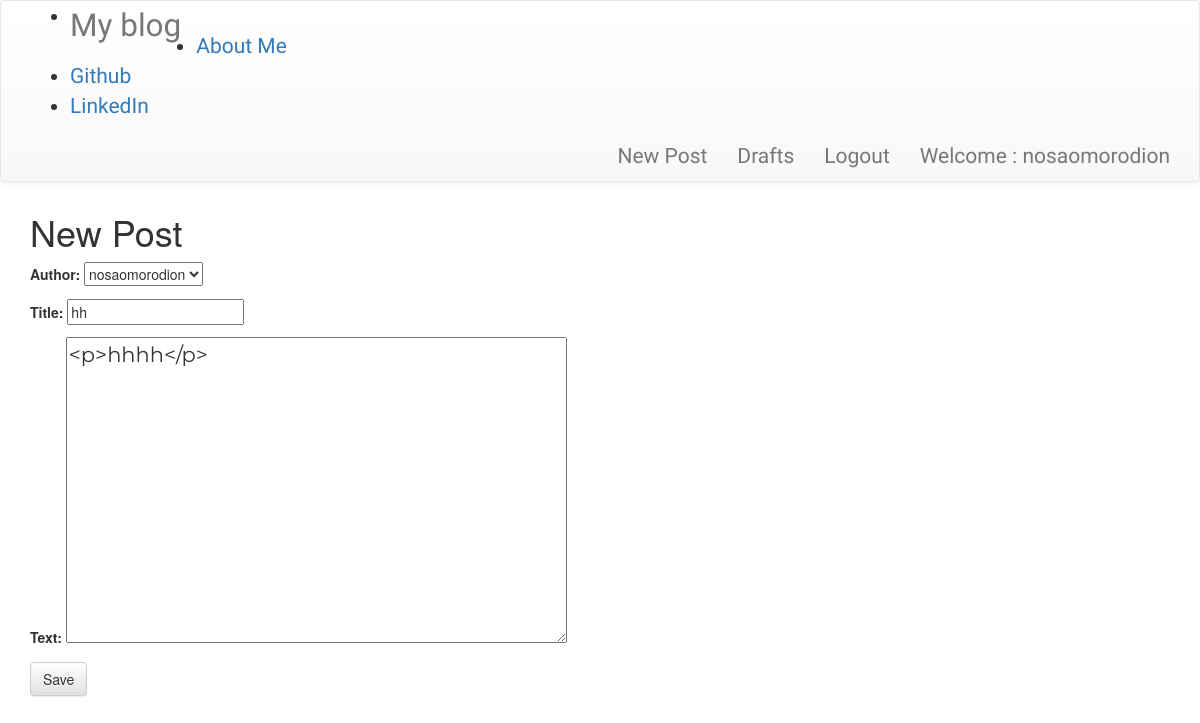
Screenshot of /post/9/edit/ (signed in) with the database file from the repository.
### blog/models.py (models this page shows, shortened)
class Post(models.Model):
    author = models.ForeignKey('auth.User',on_delete=models.CASCADE)
    title = models.CharField(max_length=250)
    text = models.TextField()
    create_date = models.DateTimeField(default=timezone.now)
    published_date = models.DateTimeField(blank=True, null=True)

### blog/views.py (the view)
# urls.py: path('post/<int:pk>/edit/', views.PostUpdateView.as_view(), name='post_edit'),
class PostUpdateView(LoginRequiredMixin, UpdateView):
    login_url = '/login/'
    redirect_field_name = 'blog/post_detail.html'
    form_class = PostForm
    model = Post

### blog/forms.py
class PostForm(forms.ModelForm):
    class Meta():
        model = Post
        fields = ('author','title','text')
        widgets = {
            'title': forms.TextInput(attrs={'class':'textinputclass'}),
            'text':forms.Textarea(attrs={'class':'editable medium-editor-textarea postcontent'}),
        }

### blog/templates/blog/post_form.html (shortened to what this page needs)
{% extends "blog/base.html" %}
{% block content %}
    <h1>New Post</h1>
    <form class="post-form" method="POST">
        {{form.as_p}}
        <button type="submit" class='save btn btn-default' name="button">Save</button>
    </form>
{% endblock %}

### blog/templates/blog/base.html (shortened to what this page needs)
<!DOCTYPE html>
{% load staticfiles %}
<html lang="en">
    <head>
        <link rel="stylesheet" href="https://maxcdn.bootstrapcdn.com/bootstrap/3.3.7/css/bootstrap.min.css">
        <link rel="stylesheet" href="https://maxcdn.bootstrapcdn.com/bootstrap/3.3.7/css/bootstrap-theme.min.css">
        <link rel="stylesheet" href="//cdn.jsdelivr.net/medium-editor/latest/css/medium-editor.min.css" type="text/css" media="screen" charset="utf-8">
        <link rel="stylesheet" href="{% static 'css/blog.css' %}">
    </head>
    <body>
        <nav class="navbar navbar-default techfont custom-navbar">
            <div class="container">
                <ul>
                    <li><a class='navbar-brand bigbrand' href="{% url 'blog:post_list' %}">My blog</a></li>
                    <li><a href="{% url 'blog:about' %}"> About Me</a></li>
                    <li><a href="http://www.github.com"> Github</a></li>
                    <li><a href="https://www.linkedin.com"> LinkedIn</a></li>
                </ul>
                <ul class='nav navbar-nav navbar-right'>
                    {% if user.is_authenticated %}
                    <li>
                        <a href="{% url 'blog:post_new' %}"> New Post </a>
                    </li>
                    <li>
                        <a href="{% url 'blog:post_draft_list' %}"> Drafts </a>
                    </li>
                    <li>
                        <a href="{% url 'logout' %}"> Logout </a>
                    </li>
                    <li>
                        <a>Welcome : {{user.username}}</a>
                    </li>
                        {% else %}
                        <li>
                            <a class='nav navbar-right' href= "{% url 'login'%}"><span class='glyphicon glyphicon-user'>Login </span> </a>
                        </li>
                    {% endif %}
                </ul>
            </div>
        </nav>
        <div class="content container">
            <div class="row">
                <div class="col-md-8">
                    <div class="blog_posts">
                        {% block content%}
                        {% endblock%}
                    </div>
                </div>
            </div>
        </div>
    </body>
</html>

### blog/static/css/blog.css (style rules this page uses)
.techfont { font-family: 'Russo One', sans-serif; font-size: 1.5em; margin-bottom: 10px; }
.postcontent { font-family: 'Montserrat'; font-size: 1.5em; }
.bigbrand { font-size: 1.5em; }

### rows the page displays
Post: author "nosaomorodion", title "hh", text "<p>hhhh</p>"

### other values shown
{{ user.username }} "nosaomorodion"
